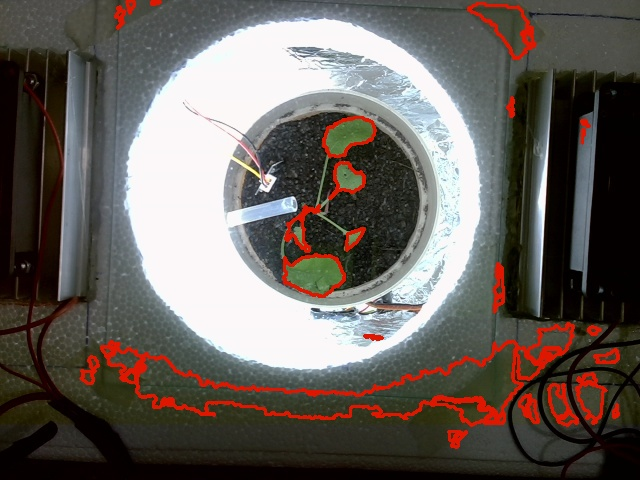
#> input picture leaf-detection/download.jpeg, 640 x 480 px
$ jupyter execute --allow-errors watershed.ipynb
#> lines starting #> are read from the running program, lines starting #| are printed output that depends on the picture; after the words box and inside, x2 and y2 are one past the last pixel; in counts of white or black regions, pixels touching at a corner belong together; long printed decimals are rounded
[cell 1]
import cv2
import numpy as np
from IPython.display import Image, display
from matplotlib import pyplot as plt

[cell 2]
def imshow(img, ax=None):
    if ax is None:
        ret, encoded = cv2.imencode(".jpg", img)
        display(Image(encoded))
    else:
        ax.imshow(cv2.cvtColor(img, cv2.COLOR_BGR2RGB))
        ax.axis('off')

[cell 3]
img = cv2.imread('download.jpeg')
#> img is the input picture: shape (480, 640, 3); mean B, G, R 90.7, 96, 102.7
img = img[90:320, 210:450]
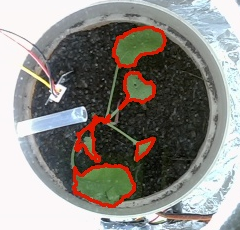
#> img: shape (230, 240, 3); mean B, G, R 132.1, 137.2, 140
original = img.copy()
imshow(img)

[cell 4]
def remove_white_from_image(img):
    # Read the image
    image = img

    # Convert the image to HSV color space
    hsv = cv2.cvtColor(image, cv2.COLOR_BGR2HSV)
#> hsv: shape (230, 240, 3); mean H, S, V 75.7, 46.9, 148.1

    # Define the range for white colors
    lower_white = np.array([20,20,20], dtype=np.uint8)
    upper_white = np.array([255, 255, 255], dtype=np.uint8)

    # Create a mask for white colors
    white_mask = cv2.inRange(hsv, lower_white, upper_white)
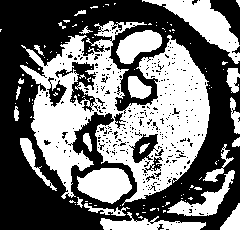
#> white_mask: shape (230, 240); 45.3% white; 114 white regions (90 under 20 px), largest, box (x1, y1, x2, y2) and area: (20, 21, 210, 206) 15977, (142, 0, 240, 64) 2031, (77, 168, 132, 204) 1381

    # Apply the mask to the image
    result = cv2.bitwise_and(image, image, mask=white_mask)
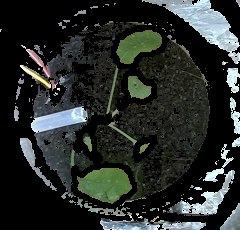
#> result: shape (230, 240, 3); mean B, G, R 41.1, 44.2, 39.7

    return result

img = remove_white_from_image(img)
imshow(img)

[cell 5]
## Convert to HSV

hsv = cv2.cvtColor(img, cv2.COLOR_BGR2HSV)
#> hsv: shape (230, 240, 3); mean H, S, V 30.4, 25.6, 46.1
greenMask = cv2.inRange(hsv, (26, 80, 60), (105, 250, 255))
#> greenMask: shape (230, 240); 4.9% white; 53 white regions (48 under 20 px), largest, box (x1, y1, x2, y2) and area: (77, 168, 131, 203) 1282, (117, 30, 162, 64) 918, (128, 76, 151, 98) 274, (30, 70, 50, 87) 57, (140, 143, 149, 153) 44

img[greenMask == 255] = (0, 255, 0)
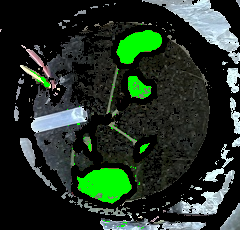
#> img: shape (230, 240, 3); 4.85% of pixels changed, all inside (x1, y1, x2, y2) = (30, 24, 162, 229)

imshow(img)

[cell 6]
# Read the input image

# Convert to HSV to get better control over color range
hsv = cv2.cvtColor(img, cv2.COLOR_BGR2HSV)
#> hsv: shape (230, 240, 3); mean H, S, V 31, 32.5, 52.6

# Define the range for green in HSV
lower_green = np.array([35, 40, 40])  # Adjust these values if necessary
upper_green = np.array([100, 255, 255])

# Create a mask that isolates the green color
mask = cv2.inRange(hsv, lower_green, upper_green)
#> mask: shape (230, 240); 9.6% white; 369 white regions (347 under 20 px), largest, box (x1, y1, x2, y2) and area: (77, 168, 131, 203) 1338, (117, 30, 162, 64) 918, (55, 146, 93, 175) 391

# Convert single-channel mask to three channels for bitwise operations
mask3 = cv2.merge([mask, mask, mask])

# Extract the green region using bitwise AND
green = cv2.bitwise_and(img, mask3)
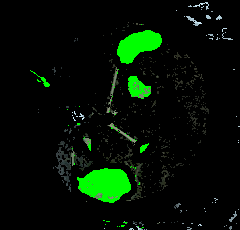
#> green: shape (230, 240, 3); mean B, G, R 3.4, 16.2, 3.3

# Convert the original image to grayscale and then back to BGR
gray = cv2.cvtColor(img, cv2.COLOR_BGR2GRAY)
gray_bgr = cv2.cvtColor(gray, cv2.COLOR_GRAY2BGR)

# Extract the non-green region
non_green = cv2.bitwise_and(gray_bgr, cv2.bitwise_not(mask3))
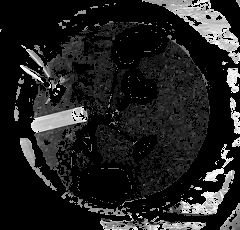
#> non_green: shape (230, 240, 3); min 0, max 252, mean 33.7

# Combine the green region with the grayscale non-green region
out = cv2.add(non_green, green)
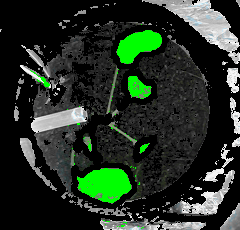
#> out: shape (230, 240, 3); mean B, G, R 37.1, 50, 37

imshow(green)
img = green

[cell 7]
#image grayscale conversion
gray = cv2.cvtColor(img, cv2.COLOR_BGR2GRAY)
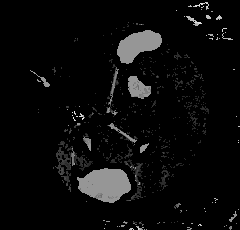
#> gray: shape (230, 240); min 0, max 237, mean 10.9
imshow(gray)

[cell 8]
#Threshold Processing
ret, bin_img = cv2.threshold(gray,
                             0, 255,
                             cv2.THRESH_OTSU)
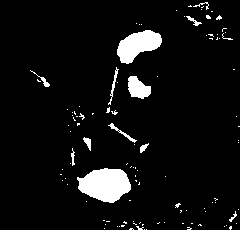
#> bin_img: shape (230, 240); 6.2% white; 107 white regions (95 under 20 px), largest, box (x1, y1, x2, y2) and area: (77, 168, 131, 203) 1338, (117, 30, 162, 64) 918, (128, 76, 151, 99) 360
#> ret = 75

imshow(bin_img)

[cell 9]
# noise removal
kernel = cv2.getStructuringElement(cv2.MORPH_RECT, (3, 3))
bin_img = cv2.morphologyEx(bin_img,
                           cv2.MORPH_OPEN,
                           kernel,
                           iterations=2)
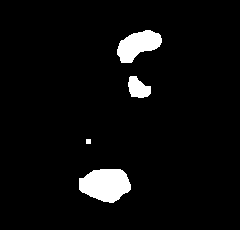
#> bin_img: shape (230, 240); 4.7% white; 4 white regions, box (x1, y1, x2, y2) and area: (79, 169, 131, 203) 1324, (117, 30, 162, 63) 915, (128, 76, 151, 98) 352, (86, 139, 91, 144) 25
imshow(bin_img)

[cell 10]
non_zero_pixels = cv2.countNonZero(bin_img)
#> non_zero_pixels = 2616
print(f"Number of non-zero pixels: {non_zero_pixels}")
#| Number of non-zero pixels: 2616
print(f"Green Area: {non_zero_pixels * 5/4175} cm²")
#| Green Area: 3.133 cm²

$ run again, with leaf-detection/image1.jpg copied over leaf-detection/download.jpeg
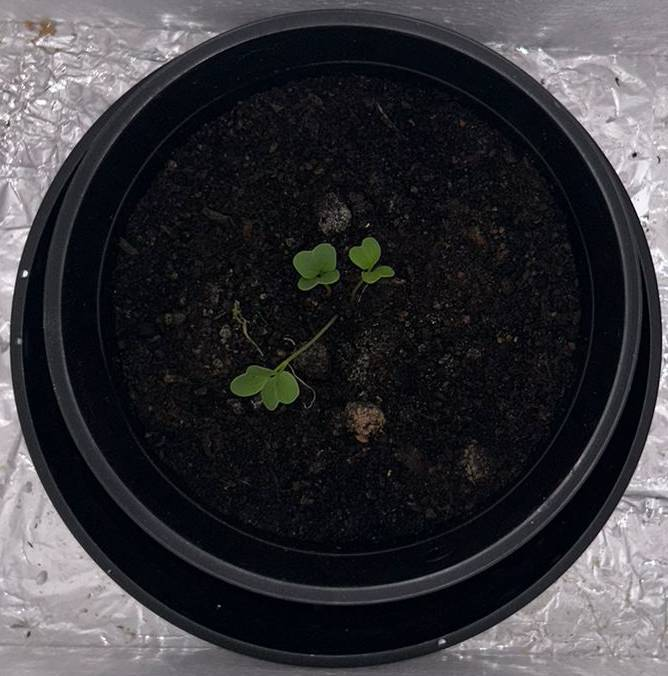
#> input picture leaf-detection/image1.jpg, 668 x 676 px
#> img is the input picture: shape (676, 668, 3); mean B, G, R 57.9, 53.4, 54.4
#> in remove_white_from_image, `white_mask = cv2.inRange(hsv, lower_white, upper_white)`:
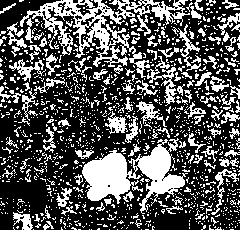
#> white_mask: shape (230, 240); 33.8% white; 1143 white regions (1022 under 20 px), largest, box (x1, y1, x2, y2) and area: (20, 0, 190, 78) 3535, (82, 138, 188, 214) 3395, (147, 56, 177, 106) 408
#> greenMask: shape (230, 240); 4% white; 10 white regions (8 under 20 px), largest, box (x1, y1, x2, y2) and area: (85, 155, 129, 200) 1234, (139, 148, 183, 194) 957
#> mask: shape (230, 240); 4.9% white; 9 white regions (7 under 20 px), largest, box (x1, y1, x2, y2) and area: (83, 153, 130, 201) 1587, (138, 147, 185, 195) 1129
#> ret = 71
#> `bin_img = cv2.morphologyEx(bin_img, cv2.MORPH_OPEN, kernel, iterations..`:
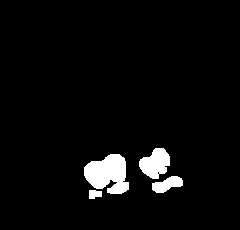
#> bin_img: shape (230, 240); 4.2% white; 4 white regions, box (x1, y1, x2, y2) and area: (84, 154, 129, 194) 1260, (139, 148, 170, 179) 651, (152, 176, 183, 193) 325, (89, 190, 102, 199) 97
#> non_zero_pixels = 2333
#| Number of non-zero pixels: 2333
#| Green Area: 2.794 cm²

$ run again, with leaf-detection/image2.jpg copied over leaf-detection/download.jpeg
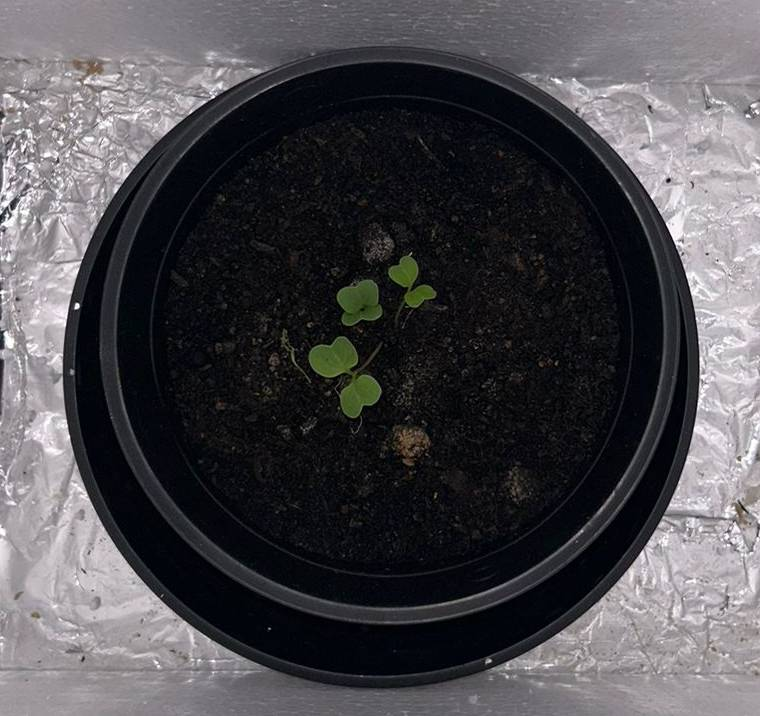
#> input picture leaf-detection/image2.jpg, 760 x 716 px
#> img is the input picture: shape (716, 760, 3); mean B, G, R 77.6, 73.5, 75
#> white_mask: shape (230, 240); 26.9% white; 1046 white regions (930 under 20 px), largest, box (x1, y1, x2, y2) and area: (174, 161, 235, 230) 1636, (126, 185, 173, 230) 1583, (0, 0, 51, 41) 803
#> greenMask: shape (230, 240); 3.9% white; 5 white regions (2 under 20 px), largest, box (x1, y1, x2, y2) and area: (127, 192, 171, 230) 1155, (179, 167, 207, 199) 577, (194, 195, 224, 218) 423
#> mask: shape (230, 240); 4.8% white; 6 white regions (4 under 20 px), largest, box (x1, y1, x2, y2) and area: (126, 189, 173, 230) 1438, (178, 165, 227, 218) 1194
#> `ret, bin_img = cv2.threshold(gray, 0, 255, cv2.THRESH_OTSU)`:
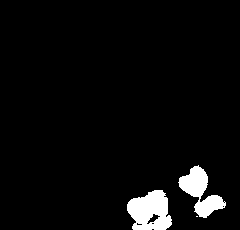
#> bin_img: shape (230, 240); 4.3% white; 3 white regions (1 under 20 px), largest, box (x1, y1, x2, y2) and area: (127, 190, 172, 230) 1307, (178, 165, 226, 218) 1087
#> ret = 72
#> non_zero_pixels = 2325
#| Number of non-zero pixels: 2325
#| Green Area: 2.784 cm²
